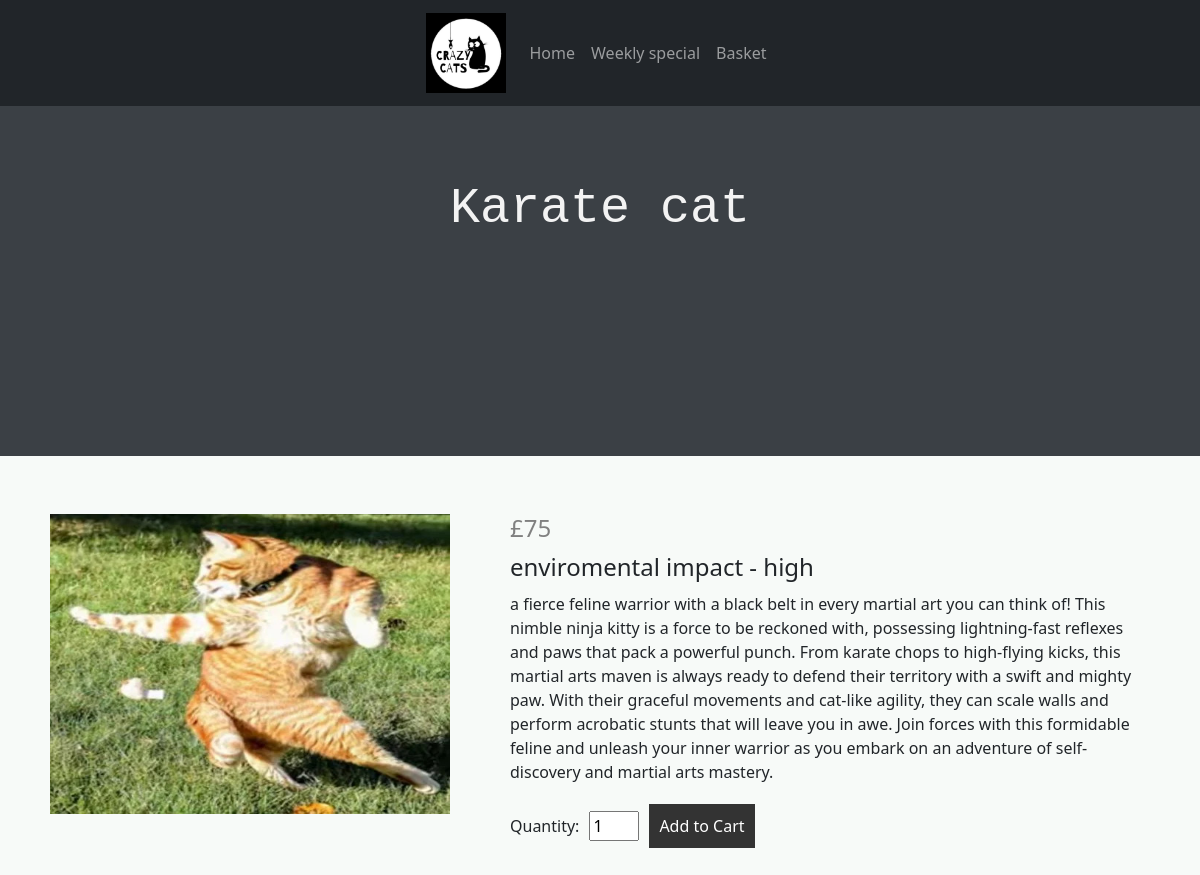
/single_product_page/2, run on the app's committed database.
### flaskcode.py (models this page shows)
class Product(db.Model):
    id = db.Column('product_id', db.Integer, primary_key=True)
    name = db.Column(db.String(30))
    price = db.Column(db.Integer)
    image = db.Column(db.String(100))
    description = db.Column(db.String(50))
    long_description = db.Column(db.String(500))
    enviromental = db.Column(db.String(30))

### flaskcode.py (the view)
@app.route('/single_product_page/<product_id>')
def single_product_page(product_id):
    prod = Product.query.filter_by(id=product_id).first()
    return render_template('single_product_page.html', product=prod)

### templates/single_product_page.html (shortened to what this page needs)
<!doctype html>
<html lang="en">
  <head>
    <link href="https://cdn.jsdelivr.net/npm/bootstrap@5.3.0-alpha3/dist/css/bootstrap.min.css" rel="stylesheet">
    <link rel="stylesheet" href="{{ url_for('static', filename='css/styles.css') }}">
  </head>
  <body>
    <nav class="navbar navbar-expand-sm bg-dark navbar-dark justify-content-center">
      <a class="navbar-brand" href="#"><img width="80px" height="80px" src="{{ url_for('static', filename='images/CRAZYCATS.png') }}" alt="logo"></a>      <ul class="navbar-nav">
        <li class="nav-item active">
            <a class="nav-link" href="#">Home</a>
          </li>
          <li class="nav-item">
            <a class="nav-link" href="#">Weekly special</a>
          </li>
          <li class="nav-item">
            <a class="nav-link" href="{{ url_for('basket') }}">Basket</a>
          </li>
        </ul>
      </nav>
    <h3 class="seperator">
        <div class="wrap">
          <br>
          {{ product.name }}
        <br>
        <br>
        </div>
      </h3>
    <main>
		<div class="product-image">
			<img src="{{ url_for('static', filename=product.image) }}" alt="{{ product.name }}"class = "image">
		</div>
		<div class="product-details">
			<h1 class="price">£{{ product.price }}</h1>
      <h1> enviromental impact - {{ product.enviromental }} </h1>
      <p> {{ product.long_description }} </p>
        <form method="post" action="{{ url_for('add_to_basket', product_id=product.id) }}">
          <label for="quantity">Quantity:</label>
          <input type="number" id="quantity" name="quantity" min="1" max="10" value="1">
          <button type="submit">Add to Cart</button>
      </form>
		</div>
	</main>
  </body>
</html>

### static/css/styles.css (style rules this page uses)
body { background-color: #f7faf8; }
.price { color: grey; font-size: 22px; }
.image { width: 300px; height: 200px; }
.seperator { width: 100%; height: 350px; background: #3b4045; color: #f3f3f3; font-family: monospace; font-size: 50px; text-align: center; }
.wrap { width: 80%; max-width: 24em; margin: 0 auto; padding: 0.25em 0.625em; }
main { display: flex; flex-wrap: wrap; justify-content: center; padding: 50px; }
.product-image { flex: 0 0 40%; margin-right: 20px; }
.product-image img { display: block; width: 400px; height: 300px }
.product-details { flex: 1 1 40%; }
.product-details h1 { font-size: 24px; margin-bottom: 10px; }
.price { font-size: 18px; margin-bottom: 10px; }
form { display: flex; align-items: center; }
label { margin-right: 10px; }
input[type="number"] { width: 50px; }
button[type="submit"] { background-color: #333; color: #fff; border: none; padding: 10px; margin-left: 10px; cursor: pointer; }

### data on the page
Product: name "Karate cat", image (picture), price "75", enviromental "high", long_description "a fierce feline warrior with a black belt in every martial art you can think of! This nimble ninja kitty is a force to be reckoned with, possessing lightning-fast reflexes and paws that pack a powerful punch. From karate chops to high-flying kicks, this martial arts maven is always ready to defend their territory with a swift and mighty paw. With their graceful movements and cat-like agility, they can scale walls and perform acrobatic stunts that will leave you in awe. Join forces with this formidable feline and unleash your inner warrior as you embark on an adventure of self-discovery and martial arts mastery."
